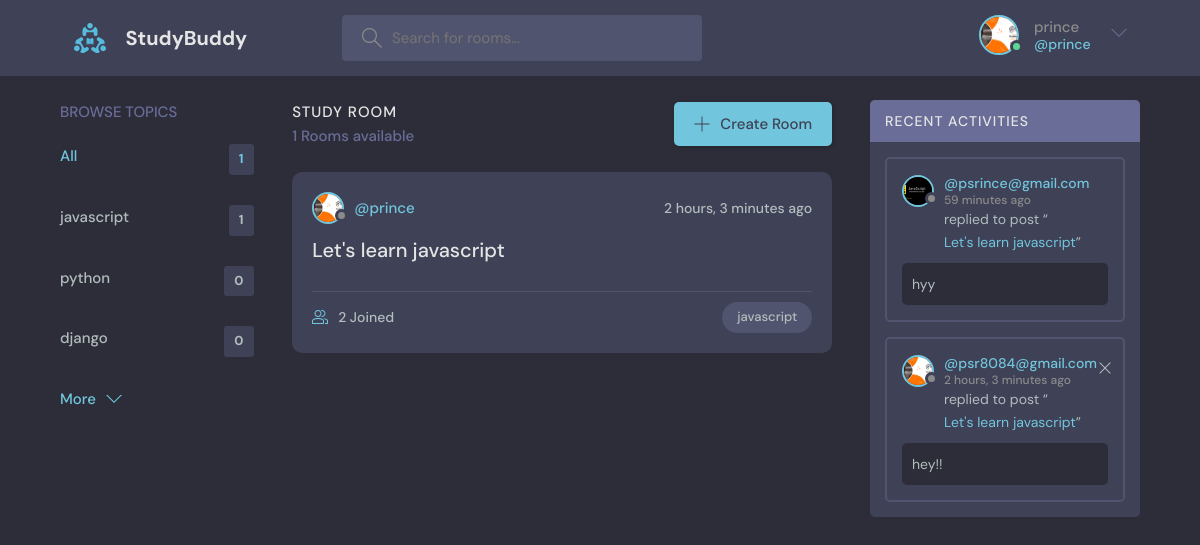
/ (signed in), run on the app's committed database.
### base/models.py (models this page shows, shortened)
class User(AbstractUser):
    name = models.CharField(max_length=200, null=True)
    email = models.EmailField(unique=True, null=True)
    bio=models.TextField(null=True)
    avatar=models.ImageField(null=True, default='avatar.svg')
    USERNAME_FIELD= 'email'
    REQUIRED_FIELDS = []

class Topic(models.Model):
    name = models.CharField(max_length=100)

class Room(models.Model):
    host=models.ForeignKey(User, on_delete=models.SET_NULL, null=True )
    name = models.CharField(max_length=100)
    topic=models.ForeignKey(Topic, on_delete=models.CASCADE, null=True)
    participants=models.ManyToManyField(User, related_name='participants', blank=True)
    description = models.TextField(max_length=250)
    created_at = models.DateTimeField(auto_now_add=True)
    updated_at = models.DateTimeField(auto_now=True)
    class Meta:
        ordering = ['-created_at', 'updated_at']

class Message(models.Model):
    user= models.ForeignKey(User, on_delete=models.SET_NULL, null=True)
    room = models.ForeignKey(Room, on_delete=models.CASCADE, null=True)
    body=models.TextField()
    created_at = models.DateTimeField(auto_now_add=True, null=True)
    class Meta:
        ordering = ['-created_at']

### base/views.py (the view)
# urls.py: path('',views.home, name='home' ),
def home(request):
    q= request.GET.get('q') if request.GET.get('q') != None else ''
    print(q)
    rooms= Room.objects.filter(
      Q( name__icontains=q ) |
      Q( description__icontains=q ) |
      Q( topic__name__icontains=q ) |
      Q( host__username__icontains=q )
    )
    topics= Topic.objects.all()[0:5]
    room_message = Message.objects.filter(Q(room__topic__name__icontains = q))
    room_counts= rooms.count()
    return render(request, 'base/home.html', context={'rooms':rooms, 'topics':topics, 'room_message': room_message, 'room_counts': room_counts})

### base/templates/base/home.html (shortened to what this page needs)
{% extends 'main.html' %}
{% block content %}
<main class="layout layout--3">
  <div class="container">
    {% include 'base/topics_component.html' %}
    <div class="roomList">
      <div class="roomList__header">
        <div>
          <h2>Study Room</h2>
          <p>{{room_counts}} Rooms available</p>
        </div>
        <a class="btn btn--main" href="{% url 'create-room' %}">
          <svg version="1.1" xmlns="http://www.w3.org/2000/svg" width="32" height="32" viewBox="0 0 32 32">
            <title>add</title>
            <path
              d="M16.943 0.943h-1.885v14.115h-14.115v1.885h14.115v14.115h1.885v-14.115h14.115v-1.885h-14.115v-14.115z"
            ></path>
          </svg>
          Create Room
        </a>
      </div>
     {% include 'base/feed_component.html' %}
    </div>
   {% include 'base/activity_component.html' %}
  </div>
</main>
{% endblock %}

### templates/navbar.html (shortened to what this page needs)
    {% load static %}
    <header class="header header--loggedIn">
      <div class="container">
        <a href="{% url 'home' %}" class="header__logo">
          <img src="{% static 'images/logo.svg' %}" alt=""/>
          <h1>StudyBuddy</h1>
        </a>
        <form class="header__search" action="{% url 'home' %}" method="GET" >
          <label>
            <input name="q" type="text" placeholder="Search for rooms..." />
          </label>
        </form>
        <nav class="header__menu">
          {% if request.user.is_authenticated %}
          <div class="header__user">
            <a href="{% url 'user-profile' user.id %}">
              <div class="avatar avatar--medium active">
                <img src="{{request.user.avatar.url}}" />
              </div>
              <p>{{request.user.username}} <span>@{{request.user.username}}</span></p>
            </a>
            <button class="dropdown-button" >
              <svg version="1.1" xmlns="http://www.w3.org/2000/svg" width="32" height="32" viewBox="0 0 32 32">
                <title>chevron-down</title>
                <path d="M16 21l-13-13h-3l16 16 16-16h-3l-13 13z"></path>
              </svg>
            </button>
          </div>
          {% else %}
          <a href="{% url 'login'  %}">
            <img src="{% static 'images/avatar.svg' %}" alt="" />
            <p>Login</p>
          </a>
          {% endif %}
        </nav>
      </div>
    </header>

### base/templates/base/topics_component.html
<div class="topics">
    <div class="topics__header">
      <h2>Browse Topics</h2>
    </div>
    <ul class="topics__list">
      <li>
        <a href="{% url 'home' %}" class="active">All <span>{{room_counts}}</span></a>
      </li>
      {% for topic in topics %}
      <li>
        <a href="{% url 'home' %}?q={{topic.name}}">{{topic.name}} <span>{{topic.room_set.all.count}}</span></a>
      </li>
      {%endfor%}
    </ul>
    <a class="btn btn--link" href="{% url 'topics' %}">
      More
      <svg version="1.1" xmlns="http://www.w3.org/2000/svg" width="32" height="32" viewBox="0 0 32 32">
        <title>chevron-down</title>
        <path d="M16 21l-13-13h-3l16 16 16-16h-3l-13 13z"></path>
      </svg>
    </a>
  </div>

### base/templates/base/feed_component.html (shortened to what this page needs)
{% for room in rooms %}
<div class="roomListRoom">
    <div class="roomListRoom__header">
      <a href="{% url 'user-profile' room.host.id %}" class="roomListRoom__author">
        <div class="avatar avatar--small">
          <img src="{{room.host.avatar.url}}" />
        </div>
        <span>@{{room.host.username}}</span>
      </a>
      <div class="roomListRoom__actions">
        <span>{{room.created_at | timesince}} ago</span>
      </div>
    </div>
    <div class="roomListRoom__content">
      <a href="{% url 'room' room.id %}">{{room.name}}</a>
    </div>
    <div class="roomListRoom__meta">
      <a href="room.html" class="roomListRoom__joined">
        {{room.participants.all.count}} Joined
      </a>
      <p class="roomListRoom__topic">{{room.topic.name}}</p>
    </div>
  </div>
  {% endfor %}

### base/templates/base/activity_component.html
<div class="activities">
    <div class="activities__header">
      <h2>Recent Activities</h2>
    </div>
    {% for message in room_message %}
    <div class="activities__box">
      <div class="activities__boxHeader roomListRoom__header">
        <a href="{% url 'user-profile' message.user.id %}" class="roomListRoom__author">
          <div class="avatar avatar--small">
            <img src="{{message.user.avatar.url}}" alt=""/>
          </div>
          <p>
            @{{message.user}}
            <span>{{message.created_at | timesince}} ago</span>
          </p>
        </a>
        <div class="roomListRoom__actions">
            {% if request.user == message.user %}
          <a href="{% url 'delete-message' message.id %}">
            <svg version="1.1" xmlns="http://www.w3.org/2000/svg" width="32" height="32" viewBox="0 0 32 32">
              <title>remove</title>
              <path
                d="M27.314 6.019l-1.333-1.333-9.98 9.981-9.981-9.981-1.333 1.333 9.981 9.981-9.981 9.98 1.333 1.333 9.981-9.98 9.98 9.98 1.333-1.333-9.98-9.98 9.98-9.981z"
              ></path>
            </svg>
          </a>
          {% endif %}
        </div>
      </div>
      <div class="activities__boxContent">
        <p>replied to post “<a href="{% url 'room' message.room.id %}">{{message.room.name}}</a>”</p>
        <div class="activities__boxRoomContent">
          {{message.body}}
        </div>
      </div>
    </div>
    {% endfor %}
  </div>

### data on the page
User: user.avatar (picture), user.username "prince"
Topic: name "javascript", room_set.all.count "1"
Topic: name "python", room_set.all.count "0"
Topic: name "django", room_set.all.count "0"
Room: host.avatar (picture), host.username "prince", created_at "2 hours, 3 minutes", name "Let's learn javascript", participants.all.count "2", topic.name "javascript"
Message: user.avatar (picture), user "psrince@gmail.com", created_at "59 minutes", room.name "Let's learn javascript", body "hyy"
Message: user.avatar (picture), user "psr8084@gmail.com", created_at "2 hours, 3 minutes", room.name "Let's learn javascript", body "hey!!"

### other printed values
{{ room_counts }} "1"
